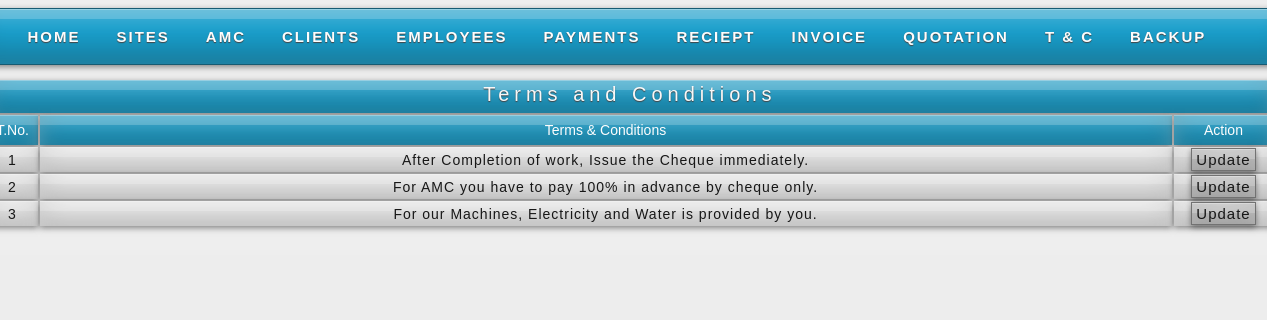
/term.php, run on an earlier commit of the app's database.
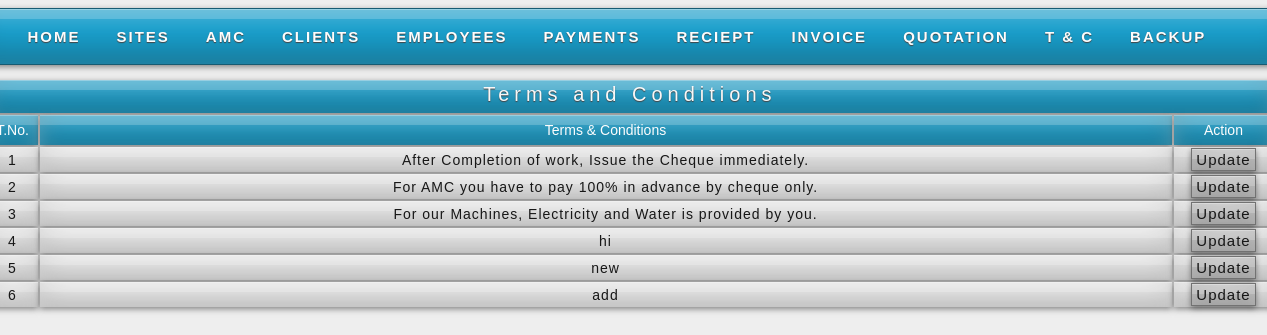
And on a later commit of the database.
### tables this page shows
CREATE TABLE IF NOT EXISTS `terms` (
  `t_id` int(11) NOT NULL AUTO_INCREMENT,
  `t_term` varchar(200) NOT NULL,
  PRIMARY KEY (`t_id`)
);

### term.php (the view, shortened to what this page needs)
<?php
	$e_qry_f="select * from terms";
	$e_res_f=mysql_query($e_qry_f);
?>
<html>
<head>
<link rel="stylesheet" href="styles.css" type="text/css" />
<link rel="stylesheet" href="styles2.css" type="text/css" />
</head>
<body>
<div id="container">
    <div id="sub-header">
    <?php
	include("header.php");
	?>
<br />
		<div class="quotation"><center>Terms and Conditions</center></div>
        <div>
        <table class="emp_tab">
        <tr class="menu_header">
        <td width="50">T.No.</td>
        <td>Terms & Conditions</td>
        <td width="100">Action</td>
        </tr>
        <?php
		while($e_row=mysql_fetch_array($e_res_f))
		{
        echo "<tr class='pagi'>";
        echo "<td width='50'>";
		echo $e_row[0];
		echo "</td>";
        echo "<td>";
		echo $e_row[1];
		echo "</td>";
        echo "<td width='100' class='print'>";
		echo "<a href='updateterm.php?e_id2=$e_row[0]'>Update</a>";
		echo "</td>";
		echo "</tr>";
		}
		?>
        </table>
        </div>
    </div>
    </div>
</body>
</html>

What changed in the data, as far as the page shows it:
added terms: t_id "4", t_term "hi"
added terms: t_id "5", t_term "new"
added terms: t_id "6", t_term "add"
